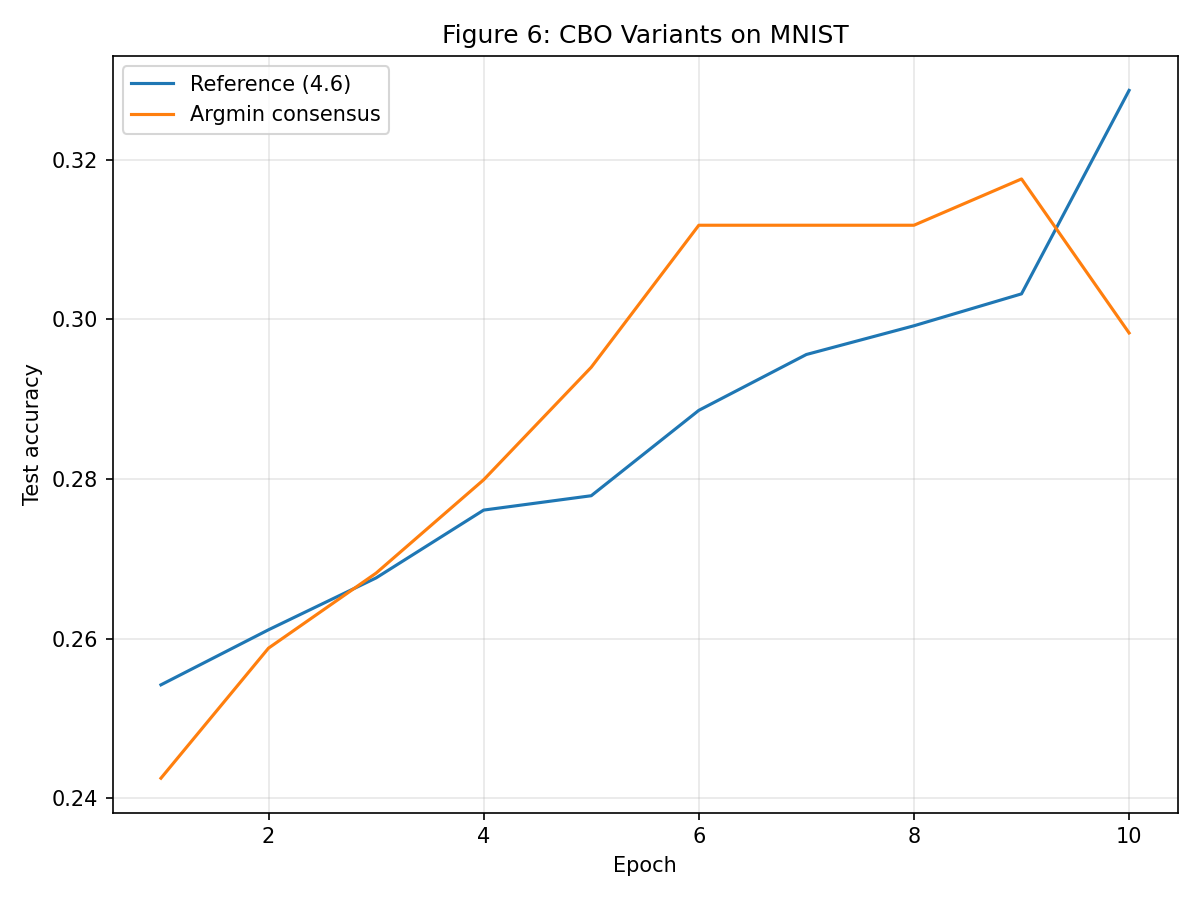

Python code for this plot:
import sys
from pathlib import Path
sys.path.append(str(Path(__file__).resolve().parent.parent))

import numpy as np
import torch
import matplotlib.pyplot as plt
import matplotlib.colors as mcolors
import matplotlib.patches as mpatches

from bc_algorithms import ackley, rastrigin
from var_1and3_MNIST import comp_diff_random_batch # variant 2.1 with parameters 4.6
from var_argmin import comp_diff_random_batch_argmin # argmin variant 2.5
# variant without the last term in 2.5 -> set sigma=0

from mnist_data import load_mnist
from mnist_model import D_PARAMS, M_BATCH, make_mnist_objective

def test_accuracy_plot(test_acc_hist):
    pass

def main():
    # fig = plt.figure(figsize=(15,15))

    X_train, y_train, X_test, y_test = load_mnist()

    # reference case (2.1, 4.6): full model, with noise, weighted avg consensus
    f_ref = make_mnist_objective(X_train, y_train, m=M_BATCH, seed=0)
    *_, ref_acc_hist = comp_diff_random_batch(f_ref, d=D_PARAMS, tol=0.0, m=M_BATCH, X_test=X_test, y_test=y_test, seed=0)

    # # no noise variant: samge model but with sigma=0
    # f_nonoise = make_mnist_objective(X_train, y_train, m=M_BATCH, seed=0)
    # *_, nonoise_acc_hist = comp_diff_random_batch(f_nonoise, d=D_PARAMS, sigma=0.0, tol=0.0, m=M_BATCH, X_test=X_test, y_test=y_test, seed=0)

    # argmin variant: x̄* = argmin over the particle batch, instead of softmax average
    f_argmin = make_mnist_objective(X_train, y_train, m=M_BATCH, seed=0)
    *_, argmin_acc_hist = comp_diff_random_batch_argmin(f_argmin, d=D_PARAMS, tol=0.0, m=M_BATCH, X_test=X_test, y_test=y_test, seed=0)

    fig, ax = plt.subplots(figsize=(8,6))
    for label, acc_hist in [("Reference (4.6)", ref_acc_hist),
                            # ("No noise", nonoise_acc_hist),
                            ("Argmin consensus", argmin_acc_hist)]:
        epochs = np.arange(1, len(acc_hist) + 1)
        ax.plot(epochs, acc_hist, label=label)

    ax.set_xlabel("Epoch"); ax.set_ylabel("Test accuracy")
    # ax.set_xlim(0, 100); ax.set_ylim(0, 1)
    ax.set_title("Figure 6: CBO Variants on MNIST")

    ax.legend()
    ax.grid(alpha=0.3)

    plt.tight_layout()
    plt.savefig("figure_6.png", dpi=150)


if __name__ == "__main__":
    main()
